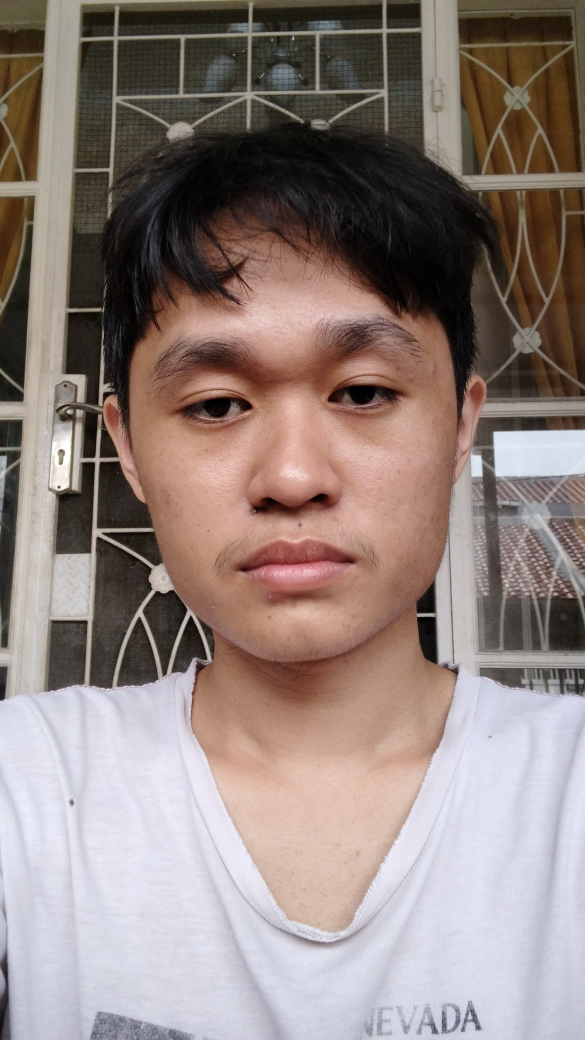
#> input picture My Dataset3/Alvin (22).jpg, 2340 x 4160 px, found by its file name (shown at 1/4 size)
$ jupyter execute ekstrak_fitur_manual.ipynb   (older library calls are emulated)
#> lines starting #> are read from the running program, lines starting #| are printed output that depends on the picture
[cell 1]
import cv2
import matplotlib.pyplot as plt
import cv2
import numpy as np
from skimage.feature import graycomatrix, graycoprops
import os
import pandas as pd

[cell 2]
img = cv2.imread('../env/My Dataset3/Alvin (22).jpg')
#> img is the input picture: shape (4160, 2340, 3); mean B, G, R 124.5, 129.6, 144.5

[cell 3]
img_gray = cv2.cvtColor(img, cv2.COLOR_BGR2GRAY)
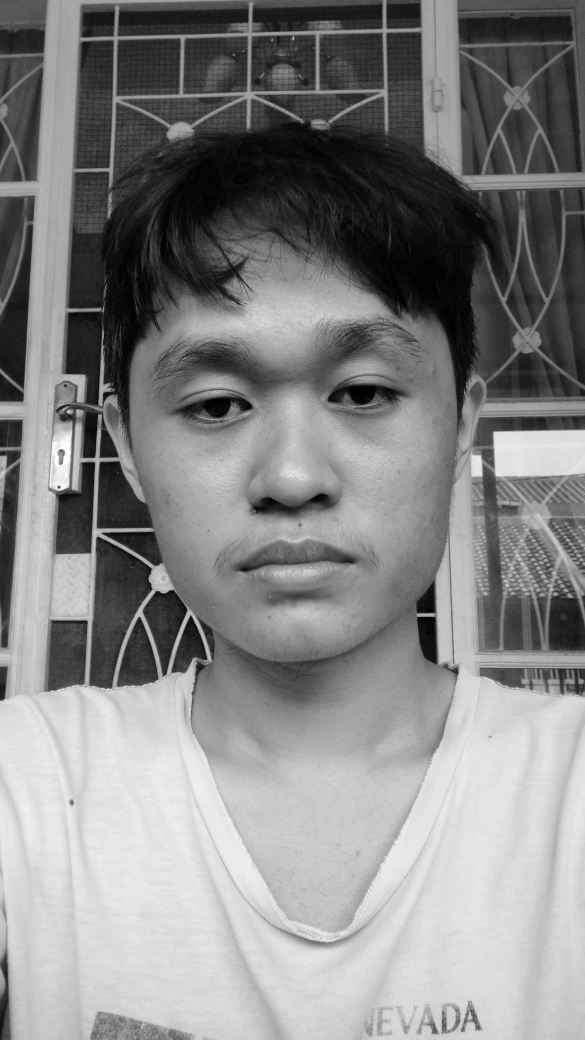
#> img_gray: shape (4160, 2340) (shown at 1/4 size); min 0, max 255, mean 133.4

[cell 4]
plt.imshow(img_gray, cmap='gray')

[cell 5]
img_gray.shape
#> Out = (4160, 2340)

[cell 6]
roi = img_gray[1100:2500, 600:1800]
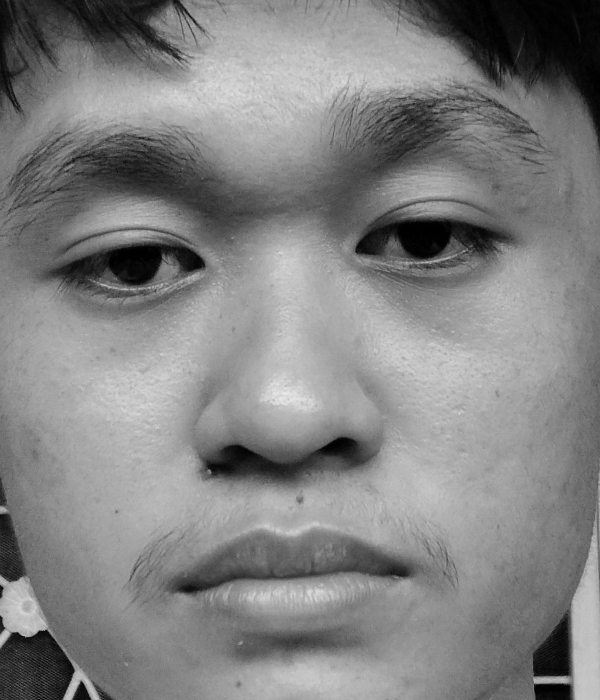
#> roi: shape (1400, 1200) (shown at 1/2 size); min 0, max 238, mean 129.9
plt.imshow(roi, cmap='gray')

[cell 7]
plt.hist(roi.ravel(), bins=256, range=(0, 256), color='gray', alpha=0.7)
plt.title('Distribusi Nilai Piksel (Grayscale)')
plt.xlabel('Intensitas Piksel (0-255)')
plt.ylabel('Jumlah Piksel')
plt.grid(True)
plt.show()
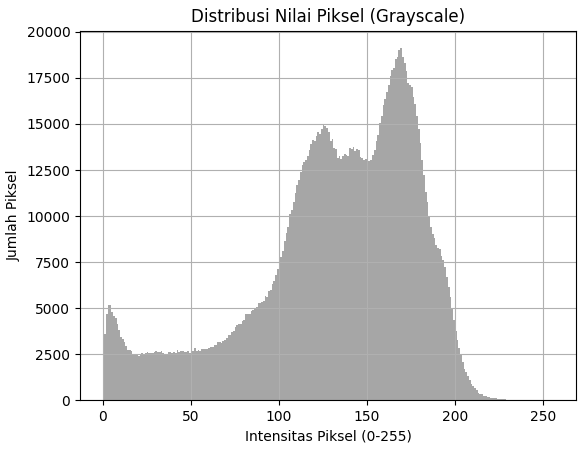
#> figure drawn by matplotlib, 1 panel; tallest bar 19114 high, from x = 169 to 170

[cell 8]
roi.shape
#> Out = (1400, 1200)

[cell 9]
# Fungsi baru untuk ekstraksi fitur GLCM
def extract_glcm_features(image):
    # Kuantisasi gambar untuk mengurangi level intensitas
    levels = 8
    image_quantized = (image // (256 // levels)).astype('uint8')

    # Definisikan jarak dan sudut
    distances = [1, 2]
    angles = [0, np.pi/4, np.pi/2, 3*np.pi/4]  # 0°, 45°, 90°, 135°

    # Hitung GLCM
    glcm = graycomatrix(image_quantized,
                       distances=distances,
                       angles=angles,
                       levels=levels,
                       symmetric=True,
                       normed=True)

    # Ekstrak properti GLCM
    properties = ['homogeneity', 'energy', 'correlation', 'entropy']
    features = []

    for prop in properties:
        feature = graycoprops(glcm, prop)
        features.extend(feature.flatten())

    return np.array(features)

[cell 10]
properties = ['homogeneity', 'energy', 'correlation', 'entropy']
distances = [1, 2]
angles = [0, 45, 90, 135]

feature_names = []

for prop in properties:
    for d in distances:
        for a in angles:
            feature_names.append(f'{prop}_d{d}_a{a}')

print(feature_names)
print(f"Total kolom: {len(feature_names)}")

[cell 11]
def process(roi, filename):
#> called with filename = 'Vincent (15).jpg'
    features_list = []
    file_names = []


    resized_face = cv2.resize(roi, (128, 128))
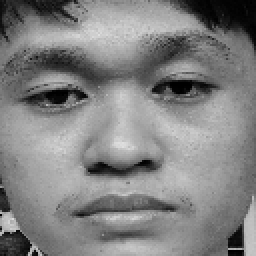
#> resized_face: shape (128, 128) (shown 2 times larger); min 0, max 223, mean 129.8

                            # Ekstrak fitur GLCM
    glcm_features = extract_glcm_features(resized_face)
#> in extract_glcm_features, `image_quantized = (image // (256 // levels)).astype('uint8')`:
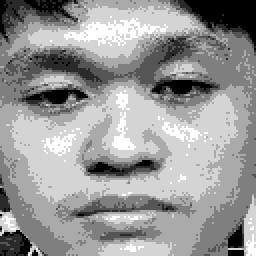
#> image_quantized: shape (128, 128) (shown 2 times larger); min 0, max 6, mean 3.58; drawn with min black and max white
#> the loop in extract_glcm_features, `for prop in properties:` made 4 passes
#> feature on passes 1 to 4: [[0.882, 0.837, 0.848, 0.835], [0.843, 0.837, 0.784, 0.835]], [[0.372, 0.346, 0.352, 0.346], [0.349, 0.346, 0.32, 0.346]], [[0.933, 0.89, 0.904, 0.891], [0.893, 0.89, 0.828, 0.891]], [[2.42, 2.59, 2.55, 2.6], [2.57, 2.59, 2.77, 2.6]]
#> after the loop in extract_glcm_features, `for prop in properties:`: features = 32 values, max 2.77 at index 30, min 0.32 at index 14, mean 1.17
#> glcm_features has the same summary as features in extract_glcm_features

                            # Simpan hasil
    features_list.append(glcm_features)
    file_names.append(filename)

    plt.imshow(resized_face, cmap='gray')

    return np.array(features_list), file_names

[cell 12]
def save_features_to_csv(features, filenames, output_file):
    # Definisikan kolom
    # columns = ['filename'] + [f'feature_{i}' for i in range(features.shape[1])]

    columns = ['filename'] + feature_names

    # Buat DataFrame
    data = np.hstack((np.array(filenames).reshape(-1, 1), features))
    print(f"Shape of data: {data.shape}, Shape of columns: {len(columns)}")
    df = pd.DataFrame(data, columns=columns)

    df.to_csv(output_file, index=False)

[cell 13]
def df_features(features, filenames):
    # Definisikan kolom
    # columns = ['filename'] + [f'feature_{i}' for i in range(features.shape[1])]

    columns = ['filename'] + feature_names

    # Buat DataFrame
    data = np.hstack((np.array(filenames).reshape(-1, 1), features))
    print(f"Shape of data: {data.shape}, Shape of columns: {len(columns)}")
    df = pd.DataFrame(data, columns=columns)

    return df

[cell 14]
features_list, file_names = process(roi, 'Vincent (15).jpg')
#> file_names = ['Vincent (15).jpg']

[cell 15]
# save_features_to_csv(features_list, file_names, 'manual_ekstrak.csv')
df_baru = df_features(features_list, file_names)
#| Shape of data: (1, 33), Shape of columns: 33
#> in df_features, `df = pd.DataFrame(data, columns=columns)`: df = table of 1 rows and 33 columns
#> df_baru = table of 1 rows and 33 columns
df_baru
#> Out = table of 1 rows and 33 columns

[cell 16]
df_lama = pd.read_csv('manual_ekstrak.csv')
#> (reads manual_ekstrak.csv from the repository)
df_lama

[cell 17]
df_gabungan = pd.concat([df_lama, df_baru], ignore_index=True)
#> df_gabungan = table of 49 rows and 33 columns

[cell 18]
df_gabungan.to_csv('manual_ekstrak.csv', index=False)
df_gabungan
#> Out = table of 49 rows and 33 columns
